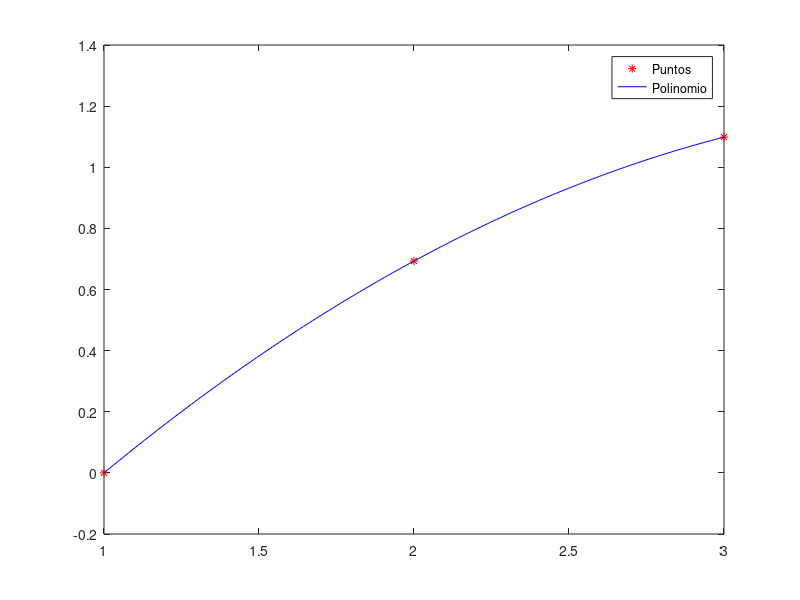
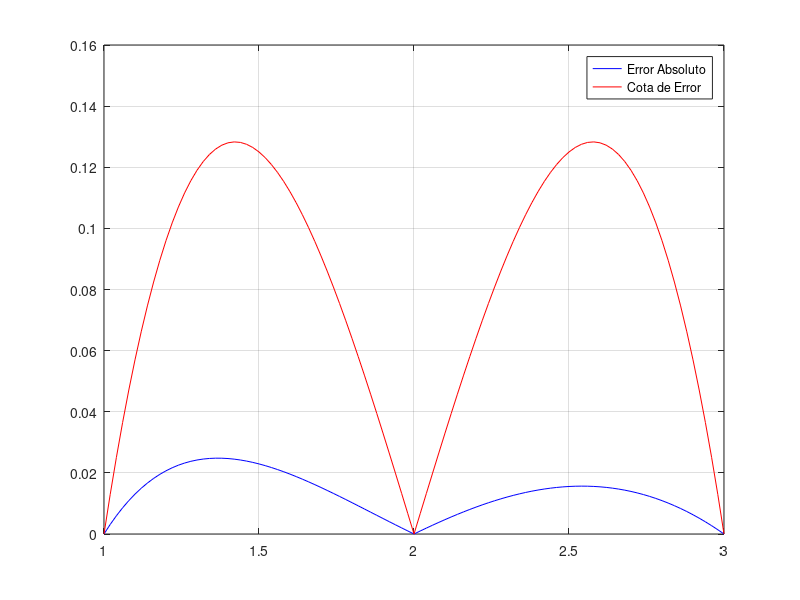

These figures' MATLAB source, in order:
clear all
close all
clc

% 2.1
x = 1:3;
y = log(x);
p = polyfit(x, y, 2);

% 2.2
xx = linspace(1, 3, 200);
figure;
plot(x, y, '*r'); hold on
plot(xx, polyval(p, xx), 'b')
legend('Puntos', 'Polinomio')

% 2.3
h = 1/50;
xi = 1:h:3;

error_absoluto = abs(log(xi) - polyval(p, xi));
cota_error = 1/3 * abs((xi - 1).*(xi - 2).*(xi - 3));

figure;
plot(xi, error_absoluto, 'b'); hold on; grid on
plot(xi, cota_error, 'r');
legend('Error Absoluto', 'Cota de Error')